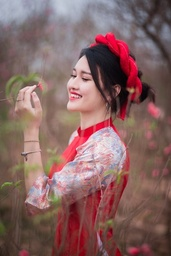
#> input picture hw1/girl.jpg, 171 x 256 px, shrunk from 400 x 600 before the run
$ python hw1.py --image girl.jpg
#> lines starting #> are read from the running program, lines starting #| are printed output that depends on the picture; after the words box and inside, x2 and y2 are one past the last pixel; in counts of white or black regions, pixels touching at a corner belong together

import argparse
import numpy as np
import cv2 # OpenCV

parser = argparse.ArgumentParser()
# You may change the values of the arguments here (default) or in the commandline.
parser.add_argument("--image", default="Lighthouse_bggr.png", type=str, help="Image to load.")
parser.add_argument("--task", default="bayer", type=str, help="Selected task.")
parser.add_argument("--colReduce", default=4, type=int, help="Square root of the number of desired colors.")


def getBggrAvg(bggr, position, directions):
    avg = 0
    for i in directions:
        avg += bggr[position[0]+i[0]][position[1]+i[1]][0]
    return(int(np.ceil(avg/len(directions))))

def task01Perform(toOpen : str):
#> called with toOpen = 'girl.jpg'
    bggrImage = cv2.imread(toOpen)
#> bggrImage is the input picture: shape (256, 171, 3); mean B, G, R 98, 100.2, 133.3

    # Create a new array with bggr image dimensions
    newImage = np.zeros((len(bggrImage),len(bggrImage[0]),3), np.uint8)
#> newImage: shape (256, 171, 3); every value is 0

    diagonalAvg = [[-1, -1], [1,1],[-1,1],[1,-1]]
    horizontalAvg = [[0, -1], [0,1],[-1,0],[1,0]]
    greenAvg = [[-1, -1], [1,1],[-1,1],[1,-1],[0,0]]
    oddRow = [[[[-1,0],[1,0]], greenAvg, [[0, -1],[0,1]]],[diagonalAvg, horizontalAvg, [[0,0]]]]
    evenRow = [[[[0,0]], horizontalAvg, diagonalAvg],[[[0, -1],[0,1]], greenAvg,[[-1,0],[1,0]] ]]
    directions = [evenRow,oddRow ]
    # iterate over the inner rows
    for i in range(1,len(bggrImage)-1):
        rowParity = directions[i%2]
        # iterate over inner columns
        for j in range(1,len(bggrImage[i])-1):
            columnParity = rowParity[j%2]
            newImage[i][j][0] = getBggrAvg(bggrImage, [i,j], columnParity[0])
            newImage[i][j][1] = getBggrAvg(bggrImage, [i,j], columnParity[1])
            newImage[i][j][2] = getBggrAvg(bggrImage, [i,j], columnParity[2])
#> this loop made 254 passes
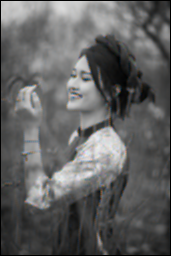
#> newImage: shape (256, 171, 3); mean B, G, R 96.7, 96.8, 96.6

    # Fill in the edges
    for i in range(1,len(newImage[0])-1):
        newImage[0][i] = newImage[1][i]
        newImage[len(newImage)-1][i] = newImage[len(newImage)-2][i]
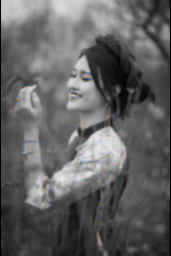
#> newImage: shape (256, 171, 3); 0.77% of pixels changed, all inside (x1, y1, x2, y2) = (1, 0, 170, 256)
    for i in range(1,len(newImage)-1):
        newImage[i][0] = newImage[i][1]
        newImage[i][len(newImage[i])-1] = newImage[i][len(newImage[i])-2]
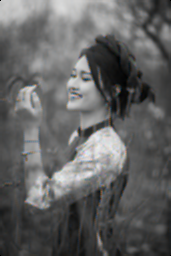
#> newImage: shape (256, 171, 3); 1.16% of pixels changed, all inside (x1, y1, x2, y2) = (0, 1, 171, 255)
    cv2.imshow("image", newImage)
    cv2.waitKey()
    cv2.destroyAllWindows()

# [72 lines left out: functions medianCut, verifyClusters, not called in this run]

def main(args : argparse.Namespace):
    if args.task == "bayer":
        task01Perform(args.image)
    elif args.task == "palette":
        readImage = cv2.imread(args.image)
        flatArray = []
        # For easier array manipulation
        # Row
        for i in range(len(readImage)):
            # Columns
            for j in readImage[i]:
                flatArray.append(j)
        result = medianCut(np.array(flatArray), args.colReduce-1)
        verifyClusters(np.array(flatArray), np.array(result))
        return result
    pass


if __name__ == "__main__":
    args = parser.parse_args([] if "__file__" not in globals() else None)
    main(args)

$ run again, on hw1/task/data/a.jpg
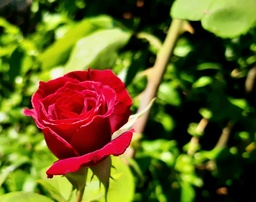
#> input picture hw1/task/data/a.jpg, 256 x 202 px, shrunk from 2589 x 2039 before the run
#> in task01Perform, bggrImage is the input picture: shape (202, 256, 3); mean B, G, R 32.7, 96.2, 102.7
#> the loop in task01Perform, `for i in range(1,len(bggrImage)-1):` made 200 passes
#> after the loop in task01Perform, `for i in range(1,len(newImage[0])-1):`:
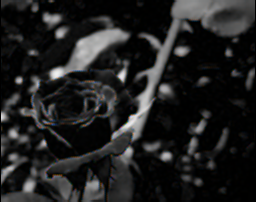
#> newImage: shape (202, 256, 3); mean B, G, R 32.7, 32.9, 32.7
#> after the loop in task01Perform, `for i in range(1,len(newImage)-1):`:
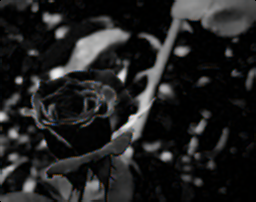
#> newImage: shape (202, 256, 3); 0.71% of pixels changed, all inside (x1, y1, x2, y2) = (0, 1, 256, 201)

$ run again, on hw1/task/data/im128.jpg
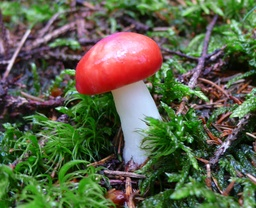
#> input picture hw1/task/data/im128.jpg, 256 x 208 px, shrunk from 1349 x 1095 before the run
#> in task01Perform, bggrImage is the input picture: shape (208, 256, 3); mean B, G, R 73.1, 98.2, 91.1
#> the loop in task01Perform, `for i in range(1,len(bggrImage)-1):` made 206 passes
#> after the loop in task01Perform, `for i in range(1,len(newImage[0])-1):`:
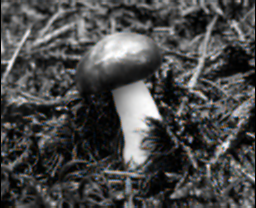
#> newImage: shape (208, 256, 3); mean B, G, R 72.8, 72.9, 72.7
#> after the loop in task01Perform, `for i in range(1,len(newImage)-1):`:
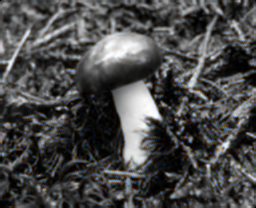
#> newImage: shape (208, 256, 3); 0.77% of pixels changed, all inside (x1, y1, x2, y2) = (0, 1, 256, 207)
